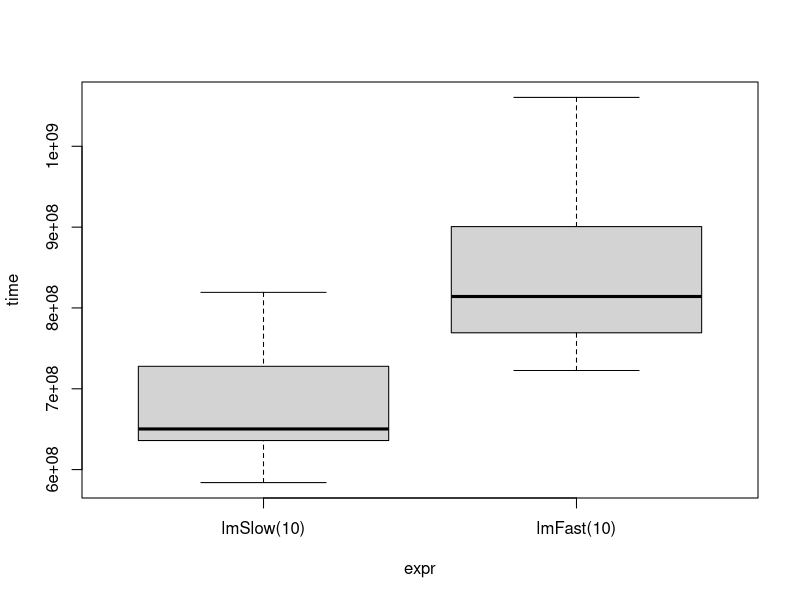

Write R code to recreate this figure.
fact <- function(x){
    x < 0 && return(1) # Équivaut à if (x < 0) return(1).
    x * fact(x - 1)
}

fact(5)

fact <- function(x){
    x < 0 && return(1)

    print(x)

    x * fact(x - 1)
}

fact(5)

fact <- function(x){
    x <= 0 && return(1)
    x * fact(x - 1)
}

fact(5)

library(magrittr)

cutVector <- function(vec, m)
    list(n = length(vec) / m) %$%
        {lapply(0:(m - 1),
                function(x) vec[seq(n * x + 1, n * (x + 1))])}

dist0 <- function(m, n = 1e4){
    dat <- sample(0:9, size = n * m, replace = TRUE) %>%
        cutVector(m)

    lapply(dat, function(v) sapply(v, identical, y = 0)) %>%
        sapply(mean)
}

dist0(10)

dist0(10)

dist0 <- function(m, n = 1e4){
    dat <- sample(0:9, size = n * m, replace = TRUE) %>%
        cutVector(m) %>%
        lapply(as.numeric)

    lapply(dat, function(v) sapply(v, identical, y = 0)) %>%
        sapply(mean)
}

dist0(10)

dist0 <- function(m, n = 1e4){
    dat <- sample(0:9, size = n * m, replace = TRUE) %>%
        cutVector(m)

    lapply(dat, function(v) sapply(v, identical, y = 0L)) %>%
        sapply(mean)
}

dist0(10)

lmSlow <- function(m){
    res <- list()

    for (kk in 1:m){
        random_values <- rnorm(1e6)
        X <- matrix(random_values, ncol = 20)
        y <- rnorm(5e4)
        reg <- lm(y ~ X)
        b <- coef(reg)
        res %<>% append(coef)
    }
    res
}

system.time(lmSlow(20))

lmFast <- function(m){
    Xs <- rnorm(1e6 * m) %>%      ## Génération des données.
        cutVector(m) %>%          ## 1 entrée = 1 simulation.
        lapply(matrix, ncol = 20) ## vecteur -> matrice.

    ys <- rnorm(5e4 * m) %>%
        cutVector(m)

    mapply(function(X, y) lm(y ~ X) %>% coef, Xs, ys)
}

system.time(lmFast(20))

library(microbenchmark)

mb <- microbenchmark(lmSlow(10), lmFast(10), times = 20)
print(mb)

plot(mb)
